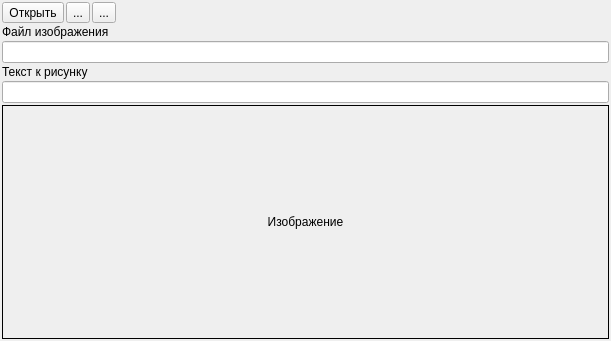
<?xml version="1.0" encoding="UTF-8"?>
<ui version="4.0">
 <class>FrameImage</class>
 <widget class="QWidget" name="FrameImage">
  <property name="geometry">
   <rect>
    <x>0</x>
    <y>0</y>
    <width>611</width>
    <height>341</height>
   </rect>
  </property>
  <property name="windowTitle">
   <string>Form</string>
  </property>
  <layout class="QGridLayout" name="gridLayout">
   <property name="leftMargin">
    <number>2</number>
   </property>
   <property name="topMargin">
    <number>2</number>
   </property>
   <property name="rightMargin">
    <number>2</number>
   </property>
   <property name="bottomMargin">
    <number>2</number>
   </property>
   <property name="spacing">
    <number>2</number>
   </property>
   <item row="0" column="0">
    <widget class="QToolButton" name="toolButtonOpenImage">
     <property name="sizePolicy">
      <sizepolicy hsizetype="Preferred" vsizetype="Preferred">
       <horstretch>0</horstretch>
       <verstretch>0</verstretch>
      </sizepolicy>
     </property>
     <property name="toolTip">
      <string>Открыть файл с изображением</string>
     </property>
     <property name="text">
      <string>Открыть</string>
     </property>
     <property name="icon">
      <iconset resource="../res.qrc">
       <normaloff>:/16/icons/16x16/folders.png</normaloff>:/16/icons/16x16/folders.png</iconset>
     </property>
     <property name="iconSize">
      <size>
       <width>20</width>
       <height>20</height>
      </size>
     </property>
     <property name="toolButtonStyle">
      <enum>Qt::ToolButtonIconOnly</enum>
     </property>
    </widget>
   </item>
   <item row="0" column="1">
    <widget class="QToolButton" name="toolButtonOpenImageFromLib">
     <property name="sizePolicy">
      <sizepolicy hsizetype="Preferred" vsizetype="Preferred">
       <horstretch>0</horstretch>
       <verstretch>0</verstretch>
      </sizepolicy>
     </property>
     <property name="toolTip">
      <string>Выбрать изображение из библиотеки</string>
     </property>
     <property name="text">
      <string>...</string>
     </property>
     <property name="icon">
      <iconset resource="../res.qrc">
       <normaloff>:/16/icons/16x16/pictures.png</normaloff>:/16/icons/16x16/pictures.png</iconset>
     </property>
     <property name="iconSize">
      <size>
       <width>20</width>
       <height>20</height>
      </size>
     </property>
    </widget>
   </item>
   <item row="0" column="2">
    <widget class="QToolButton" name="toolButtonDeleteImage">
     <property name="sizePolicy">
      <sizepolicy hsizetype="Preferred" vsizetype="Preferred">
       <horstretch>0</horstretch>
       <verstretch>0</verstretch>
      </sizepolicy>
     </property>
     <property name="toolTip">
      <string>Отвязать изображение</string>
     </property>
     <property name="text">
      <string>...</string>
     </property>
     <property name="icon">
      <iconset resource="../res.qrc">
       <normaloff>:/32/icons/32x32/delete.png</normaloff>:/32/icons/32x32/delete.png</iconset>
     </property>
     <property name="iconSize">
      <size>
       <width>20</width>
       <height>20</height>
      </size>
     </property>
    </widget>
   </item>
   <item row="0" column="3">
    <spacer name="horizontalSpacer_3">
     <property name="orientation">
      <enum>Qt::Horizontal</enum>
     </property>
     <property name="sizeHint" stdset="0">
      <size>
       <width>509</width>
       <height>20</height>
      </size>
     </property>
    </spacer>
   </item>
   <item row="1" column="0" colspan="3">
    <widget class="QLabel" name="label_2">
     <property name="text">
      <string>Файл изображения</string>
     </property>
    </widget>
   </item>
   <item row="2" column="0" colspan="4">
    <widget class="QLineEdit" name="lineEditImageName"/>
   </item>
   <item row="3" column="0" colspan="3">
    <widget class="QLabel" name="labelImageAlt">
     <property name="text">
      <string>Текст к рисунку</string>
     </property>
    </widget>
   </item>
   <item row="4" column="0" colspan="4">
    <widget class="QLineEdit" name="lineEditImageAlt"/>
   </item>
   <item row="5" column="0" colspan="4">
    <widget class="QLabel" name="labelImage">
     <property name="sizePolicy">
      <sizepolicy hsizetype="Expanding" vsizetype="Expanding">
       <horstretch>0</horstretch>
       <verstretch>0</verstretch>
      </sizepolicy>
     </property>
     <property name="palette">
      <palette>
       <active>
        <colorrole role="Button">
         <brush brushstyle="SolidPattern">
          <color alpha="255">
           <red>255</red>
           <green>255</green>
           <blue>255</blue>
          </color>
         </brush>
        </colorrole>
       </active>
       <inactive>
        <colorrole role="Button">
         <brush brushstyle="SolidPattern">
          <color alpha="255">
           <red>255</red>
           <green>255</green>
           <blue>255</blue>
          </color>
         </brush>
        </colorrole>
       </inactive>
       <disabled>
        <colorrole role="Button">
         <brush brushstyle="SolidPattern">
          <color alpha="255">
           <red>255</red>
           <green>255</green>
           <blue>255</blue>
          </color>
         </brush>
        </colorrole>
       </disabled>
      </palette>
     </property>
     <property name="autoFillBackground">
      <bool>false</bool>
     </property>
     <property name="styleSheet">
      <string notr="true">background-image: url(:/16/icons/16x16/image_background.png);</string>
     </property>
     <property name="frameShape">
      <enum>QFrame::Box</enum>
     </property>
     <property name="frameShadow">
      <enum>QFrame::Plain</enum>
     </property>
     <property name="text">
      <string>Изображение</string>
     </property>
     <property name="alignment">
      <set>Qt::AlignCenter</set>
     </property>
     <property name="margin">
      <number>10</number>
     </property>
     <property name="indent">
      <number>-1</number>
     </property>
    </widget>
   </item>
  </layout>
 </widget>
 <resources>
  <include location="../res.qrc"/>
 </resources>
 <connections/>
</ui>
